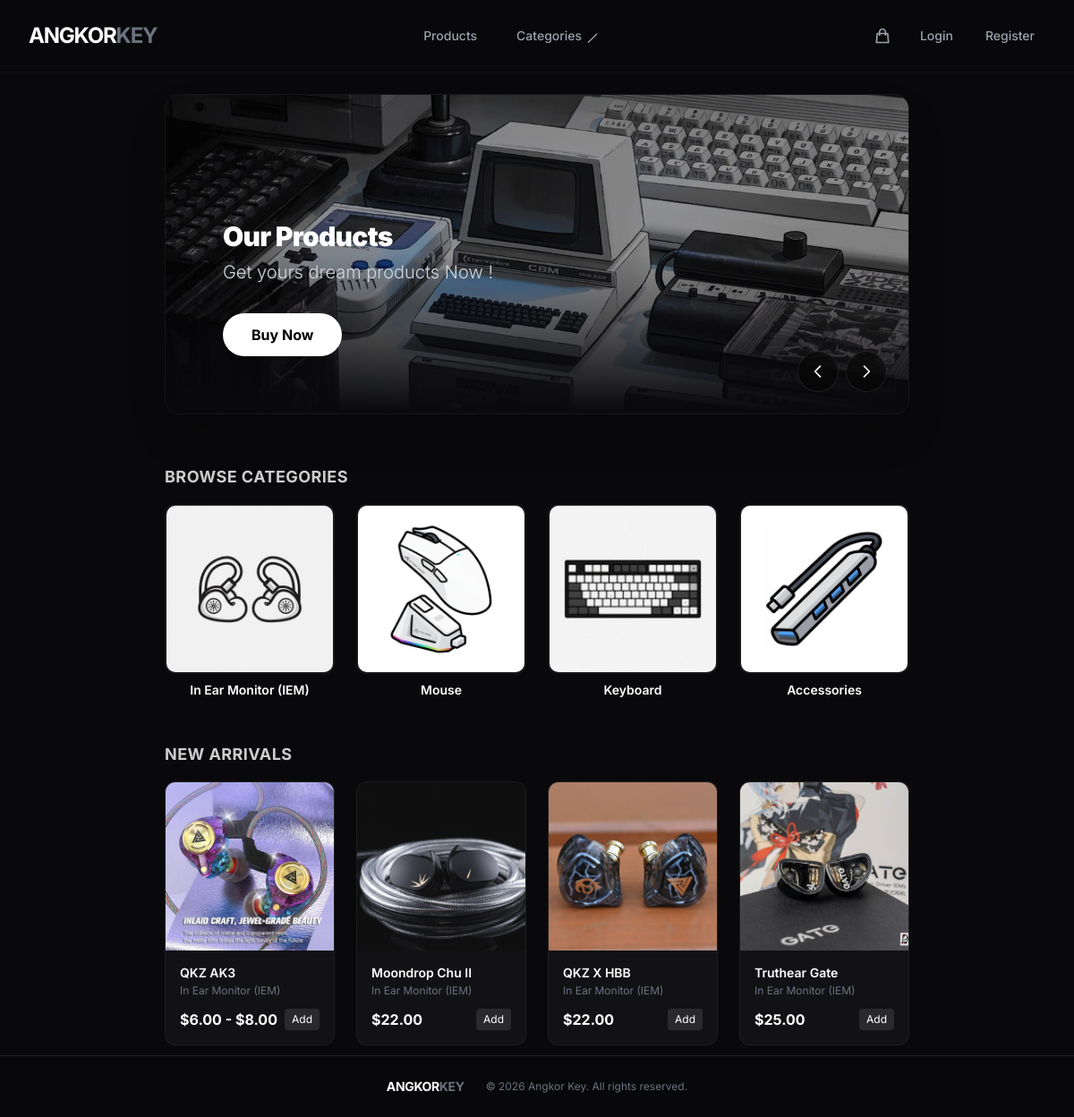
The page /home on the database its author committed.
### models/Promotion.py (models this page shows, shortened)
class Promotion(db.Model):
    id = db.Column(db.Integer, primary_key=True)
    image = db.Column(db.String(255), nullable=False)
    title = db.Column(db.String(100), nullable=True)
    subtitle = db.Column(db.String(255), nullable=True)
    link = db.Column(db.String(255), nullable=True)
    button_text = db.Column(db.String(50), default="Shop Now")
    is_active = db.Column(db.Boolean, default=True)

### models/Category.py (models this page shows, shortened)
class Category(db.Model):
    __tablename__ = 'category'
    id = db.Column(db.Integer, primary_key=True)
    name = db.Column(db.String(64),unique = True,nullable = False)
    desc = db.Column(db.String(255))
    image = db.Column(db.String(255))
    status = db.Column(db.String(5), nullable = False)

### models/Product.py (models this page shows, shortened)
class Product(db.Model):
    id = db.Column(db.Integer, primary_key=True)
    name = db.Column(db.String(100), nullable=False, index=True)
    category_id = db.Column(db.Integer, db.ForeignKey('category.id'), nullable=False, index=True)
    price = db.Column(db.Float, nullable=False)
    old_price = db.Column(db.Float, nullable=True)
    cost = db.Column(db.Float, nullable=False)
    image = db.Column(db.String(100), nullable=True)
    desc = db.Column(db.Text, nullable=True)
    status = db.Column(db.String(5), nullable=False)
    has_variants = db.Column(db.Boolean, default=False, nullable=False)
    images = db.relationship('ProductImage', backref='product', lazy=True)
    category_name = db.relationship('Category', backref='product', lazy=True)
    variants = db.relationship('ProductVariant', backref='product', lazy=True)

### blueprint/home.py (the view)
@home_bp.route("/")
@home_bp.route("/home")
def home():
    products = Product.query.options(subqueryload(Product.variants)).limit(4).all()
    products = add_price_range(products)
    promotions = Promotion.query.filter_by(is_active=True).all()
    categories = Category.query.limit(4).all()
    return render_template(
        "frontend/pages/index.html",
        products=products,
        promotions=promotions,
        categories=categories
    )

### app.py (called while the page is built)
@app.before_request
def before_request():
    url = request.path
    if url.startswith('/admin/'):
        if not session.get('user_id'):
            flash('Please Login', 'danger')
            return redirect(url_for('auth.login'))
    return None

@app.context_processor
def inject_categories():
    categories = Category.query.all()
    return dict(categories=categories)

### blueprint/home.py (called while the page is built)
def add_price_range(products):
    for product in products:
        prices = []
        if getattr(product, "variants", None):
            for variant in product.variants:
                if variant.discount_price and variant.discount_price != 0.0:
                    price = float(variant.discount_price)
                elif variant.price is not None:
                    price = float(variant.price)
                else:
                    continue
                prices.append(price)
        if prices:
            product.min_price = min(prices)
            product.max_price = max(prices)
            product.has_price_range = product.min_price != product.max_price
        else:
            base_price = float(product.price or 0)
            product.min_price = base_price
            product.max_price = base_price
            product.has_price_range = False
    return products

### templates/frontend/pages/index.html (shortened to what this page needs)
{% extends("frontend/main.html") %}
{% block content %}
    {% include("frontend/layouts/hero.html") %}
    <section class="px-4 sm:px-6 lg:px-8 mb-12 mt-8">
        <h2 class="mb-4 font-bold text-lg text-white tracking-wide uppercase opacity-80">Browse Categories</h2>
        <div class="grid grid-cols-4 md:grid-cols-4 gap-4 md:gap-6">
            {% for category in categories %}
                <a href="{{ url_for('home.products', category_id=category.id) }}"
                   class="group flex flex-col items-center gap-2 transition hover:-translate-y-1 duration-300">
                    <div class="relative w-full aspect-square overflow-hidden rounded-xl border-2 border-transparent group-hover:border-white/50 transition duration-300 bg-[#18181b]">
                        <img src="{{ url_for("static", filename="images/resized_" + category.image) if category.image != ""
                        else "https://clipart-library.com/image_gallery/515127.jpg" }}"
                             alt="{{ category.name }}"
                             class="w-full h-full object-cover">
                    </div>
                    <h3 class="text-xs md:text-sm font-semibold text-white text-center">{{ category.name }}</h3>
                </a>
            {% endfor %}
        </div>
    </section>
    <main class="px-4 sm:px-6 lg:px-8">
        <h2 class="mb-4 font-bold text-lg text-white tracking-wide uppercase opacity-80">New Arrivals</h2>
        <div id="product-grid-popular" class="grid grid-cols-2 lg:grid-cols-4 gap-4 md:gap-6">
            {% for product in products %}
                {% if product.status == 'true'%}
                    <a href="{{ url_for('home.product_detail', product_id=product.id) }}">
                        <div class="product-card group flex flex-col rounded-xl bg-[#121214] border border-white/5 hover:border-white/20 overflow-hidden transition-all duration-300">
                            <div class="relative pt-[100%] overflow-hidden bg-[#09090b]">
                                <img src="{{ url_for("static", filename="images/resized_" + product.image) }}"
                                     alt="Product"
                                     class="absolute inset-0 w-full h-full object-cover group-hover:scale-105 transition duration-500">
                            </div>
                            <div class="p-3 md:p-4 flex flex-col flex-1">
                                <h3 class="text-sm font-semibold text-white leading-tight mb-1 clamp-responsive">
                                    {{ product.name }}
                                </h3>
                                <p class="text-[10px] md:text-xs text-gray-500 mb-3">
                                    {{ product.category_name.name }}
                                </p>
                                <div class="mt-auto flex justify-between items-center">
                                    <div class="flex flex-row items-baseline gap-2 leading-none">
                                        {% if product.has_price_range %}
                                            <span class="text-sm md:text-base font-bold text-white">
                                                ${{ "%.2f"|format(product.min_price) }} - ${{ "%.2f"|format(product.max_price) }}
                                            </span>
                                        {% else %}
                                            <span class="text-sm md:text-base font-bold text-white">
                                                ${{ "%.2f"|format(product.max_price) }}
                                            </span>
                                        {% endif %}
                                    </div>
                                    <button class="text-[10px] md:text-xs bg-white/10 text-white px-2 py-1 rounded">
                                        Add
                                    </button>
                                </div>
                            </div>
                        </div>
                    </a>
                {% endif %}
            {% endfor %}
        </div>
    </main>
{% endblock %}

### templates/frontend/main.html (shortened to what this page needs)
<!doctype html>
<html lang="en" class="dark">
<head>
    <script src="https://cdn.tailwindcss.com"></script>
</head>
<body class="antialiased selection:bg-indigo-500 selection:text-white min-h-screen pb-20">
{% include("frontend/layouts/header.html") %}
<div class="max-w-4xl mx-auto">{% block content %} {% endblock %}</div>
{% include("frontend/layouts/footer.html") %}
</body>
</html>

### templates/frontend/layouts/header.html (shortened to what this page needs)
<header class="sticky top-0 z-40 bg-[#09090b]/80 backdrop-blur-xl border-b border-white/5">
    <div class="max-w-7xl mx-auto px-4 sm:px-6 lg:px-8">
        <div class="flex items-center justify-between h-16 md:h-20">
            <div class="flex-shrink-0">
                <a href="{{ url_for("home.home") }}" class="flex items-center gap-2 group">
                    <span class="text-xl md:text-2xl font-bold text-white tracking-tighter">ANGKOR<span
                            class="text-gray-500 group-hover:text-white transition duration-300">KEY</span></span>
                </a>
            </div>
            <nav class="hidden md:flex flex-1 justify-center">
                <ul class="flex items-center space-x-1 text-sm font-medium">
                    <li>
                        <a href="{{ url_for("home.products") }}"
                            class="px-5 py-2.5 rounded-full {{ 'text-white bg-white/10' if request.endpoint == 'home.products' and not request.view_args.get('category_id') else 'text-gray-400 hover:text-white hover:bg-white/10' }} smooth-transition">Products</a>
                    </li>
                    <li class="relative dropdown group">
                        <a href="{{url_for('home.all_categories')}}"
                            class="flex items-center gap-1 px-5 py-2.5 rounded-full {{ 'text-white bg-white/10' if request.view_args.get('category_id') else 'text-gray-400 hover:text-white hover:bg-white/10' }} smooth-transition">
                            Categories
                            <svg class="h-4 w-4 bg-transparent group-hover:rotate-180 transition-transform duration-300" fill="none" viewBox="0 0 24 24" stroke="currentColor">
                                <path stroke-linecap="round" stroke-linejoin="round" stroke-width="2"
                                    d="M19 9l-7 7-7 7" />
                            </svg>
                        </a>
                    </li>
                </ul>
            </nav>
            <div class="flex items-center gap-3">
                <a href="{{ url_for('cart_bp.view_cart') }}">
                    <button class="hidden md:flex items-center justify-center p-2 text-gray-400 hover:text-white hover:bg-white/10 rounded-full smooth-transition relative">
                        <svg class="h-5 w-5" fill="none" viewBox="0 0 24 24" stroke="currentColor">
                            <path stroke-linecap="round" stroke-linejoin="round" stroke-width="2"
                                d="M16 11V7a4 4 0 00-8 0v4M5 9h14l1 12H4L5 9z" />
                        </svg>
                    </button>
                </a>
                {% if session.get('customer_id') %}
                    <a href="{{ url_for('home.customer_profile') }}"
                       class="hidden sm:flex items-center justify-center p-2 text-gray-400 hover:text-white hover:bg-white/10 rounded-full smooth-transition">
                        <svg class="h-5 w-5" fill="none" viewBox="0 0 24 24" stroke="currentColor">
                            <path stroke-linecap="round" stroke-linejoin="round" stroke-width="2"
                                  d="M5.121 17.804A9 9 0 1118.879 17.804M15 11a3 3 0 11-6 0 3 3 0 016 0z"/>
                        </svg>
                    </a>
                {% else %}
                    <a href="{{ url_for('home.customer_login') }}"
                       class="text-gray-400 hover:text-white px-3 py-2 rounded-md text-sm font-medium">
                        Login
                    </a>
                    <a href="{{ url_for('home.customer_register') }}"
                       class="text-gray-400 hover:text-white px-3 py-2 rounded-md text-sm font-medium">
                        Register
                    </a>
                {% endif %}
            </div>
        </div>
    </div>
</header>

### templates/frontend/layouts/hero.html (shortened to what this page needs)
<section class="px-0 sm:px-6 lg:px-8 py-0 sm:py-6">
            <div id="carousel-container" class="relative w-full overflow-hidden sm:rounded-2xl shadow-2xl border-b sm:border border-white/5">
                <div id="carousel" class="flex transition-transform duration-700 ease-[cubic-bezier(0.25,1,0.5,1)]">
                    {% if promotions %}
                        {% for promotion in promotions %}
                        <div class="min-w-full relative aspect-[16/9] md:aspect-[21/9]">
                            <img src="{{ url_for('static', filename='images/' + promotion.image) }}" class="w-full h-full object-cover opacity-80 md:opacity-60" alt="{{ promotion.title }}">
                            <div class="absolute inset-0 bg-gradient-to-t from-[#09090b] via-transparent to-transparent"></div>
                            <div class="hidden md:flex absolute inset-0 flex-col justify-end items-start p-16">
                                <h3 class="text-3xl font-black text-white mb-2 tracking-tight">{{ promotion.title }}</h3>
                                <p class="text-xl text-gray-300 mb-8 font-light">{{ promotion.subtitle }}</p>
                                <a href="{{ promotion.link }}" class="px-8 py-3 bg-white text-black font-bold rounded-full hover:bg-gray-200 transition transform hover:scale-105">{{ promotion.button_text }}</a>
                            </div>
                        </div>
                        {% endfor %}
                    {% endif %}
                </div>
                <div class="absolute bottom-4 right-4 md:bottom-6 md:right-6 flex gap-2">
                    <button id="prev-btn" class="bg-black/50 hover:bg-white hover:text-black backdrop-blur-md p-2 md:p-3 rounded-full text-white border border-white/10 transition">
                        <svg class="h-4 w-4 md:h-5 md:w-5" fill="none" viewBox="0 0 24 24" stroke="currentColor"><path stroke-linecap="round" stroke-linejoin="round" stroke-width="2" d="M15 19l-7-7 7-7"></path></svg>
                    </button>
                    <button id="next-btn" class="bg-black/50 hover:bg-white hover:text-black backdrop-blur-md p-2 md:p-3 rounded-full text-white border border-white/10 transition">
                        <svg class="h-4 w-4 md:h-5 md:w-5" fill="none" viewBox="0 0 24 24" stroke="currentColor"><path stroke-linecap="round" stroke-linejoin="round" stroke-width="2" d="M9 5l7 7-7 7"></path></svg>
                    </button>
                </div>
            </div>
        </section>

### templates/frontend/layouts/footer.html (shortened to what this page needs)
<footer
    class="hidden md:block fixed bottom-0 left-0 right-0 z-40 border-t border-white/10 bg-[#09090b]/90 backdrop-blur-xl">
    <div class="max-w-7xl mx-auto px-4 sm:px-6 lg:px-8 py-6 flex items-center justify-center text-xs text-gray-500 ">
        <div class="flex items-center gap-6">
            <span class="text-white font-bold tracking-tight text-sm">ANGKOR<span
                    class="text-gray-500">KEY</span></span>
            <span>&copy; 2026 Angkor Key. All rights reserved.</span>
        </div>
    </div>
</footer>

### templates/frontend/main.html (style rules this page uses)
body { font-family: "Inter", sans-serif; background-color: #09090b; color: #e4e4e7; padding-bottom: 80px; }
@media (min-width: 768px) { body { padding-bottom: 0; } }
.smooth-transition { transition-property: all; transition-timing-function: cubic-bezier(0.4, 0, 0.2, 1); transition-duration: 300ms; }
.clamp-responsive { display: -webkit-box; -webkit-box-orient: vertical; overflow: hidden; text-overflow: ellipsis; -webkit-line-clamp: 1; }
@media (min-width: 640px) { .clamp-responsive { -webkit-line-clamp: 2; } }

### rows shown on the page
Promotion: image (picture), title "Our Products", subtitle "Get yours dream products Now !", button_text "Buy Now"
Category: image (picture), name "In Ear Monitor (IEM)"
Category: image (picture), name "Mouse"
Category: image (picture), name "Keyboard"
Category: image (picture), name "Accessories"
Product: image (picture), name "QKZ AK3", category_name.name "In Ear Monitor (IEM)", min_price "6.00", max_price "8.00"
Product: image (picture), name "Moondrop Chu II", category_name.name "In Ear Monitor (IEM)", max_price "22.00"
Product: image (picture), name "QKZ X HBB", category_name.name "In Ear Monitor (IEM)", max_price "22.00"
Product: image (picture), name "Truthear Gate", category_name.name "In Ear Monitor (IEM)", max_price "25.00"
